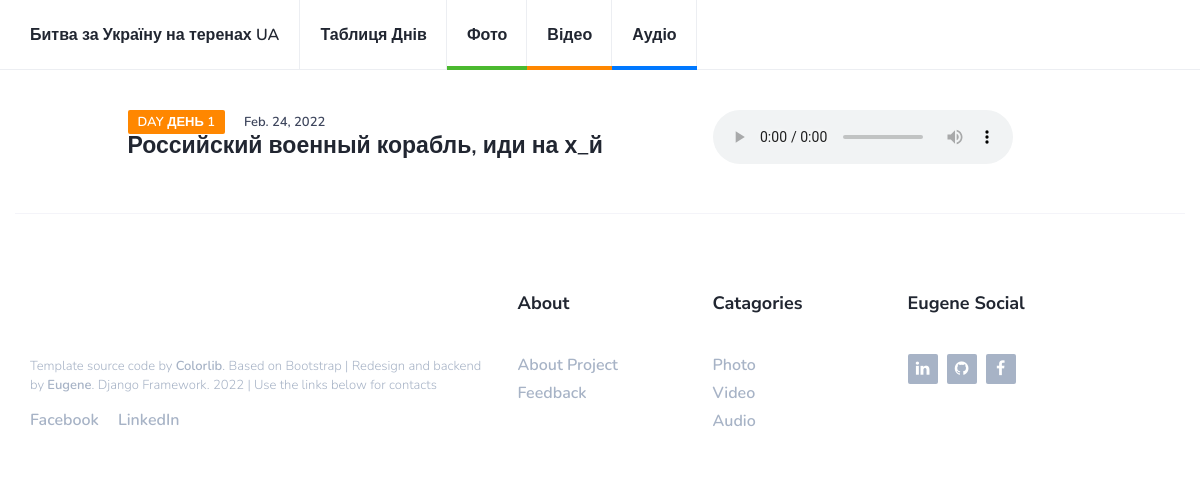
The app's page /audio/ with its own data.
### usersite/models.py (models this page shows, shortened)
class DayAudioModel(models.Model):
    parent = models.ForeignKey(GeneralDayDescriptionModel, db_index=True, on_delete=models.PROTECT)
    description = models.TextField(blank=True)
    media = models.FileField(upload_to='media/audio/%Y/%m/%d')
    parent_event_time = models.ForeignKey(DayEventModel, db_index=True, on_delete=models.PROTECT, blank=True)
    category = models.ForeignKey('ItemCategoryModel', db_index=True, on_delete=models.PROTECT)
    class Meta:
        verbose_name = 'audio'
        verbose_name_plural = 'Audios'

class GeneralDayDescriptionModel(models.Model):
    day_number = models.CharField(max_length=4)
    date = models.DateField(auto_now_add=False)
    day_title = models.CharField(max_length=200)
    daily_image = models.ImageField(upload_to='media/images/')
    def __str__(self):
        return f'День {self.day_number}'
    class Meta:
        verbose_name = 'day'
        verbose_name_plural = 'Days'

### usersite/views.py (the view)
# urls.py: path('audio/', audio, name='audio'),
def audio(request):
    audios = DayAudioModel.objects.all()
    return render(request, 'usersite/audios.html', {'audios': audios})

### usersite/templates/usersite/audios.html (shortened to what this page needs)
{% extends 'usersite/_base.html' %}
{% block content %}
    {% for item in audios %}
        <div class="col-md-6 col-md-offset-1">
            <div class="post-body">
                <div class="post-meta">
                    <a class="post-category cat-2" href="category.html">Day {{ item.parent }}</a>
                    <span class="post-date">{{ item.parent.date }}</span>
                </div>
                <h3 class="post-title"><a href="blog-post.html">{{ item.description }}</a></h3>
            </div>
        </div>
        <div class="col-md-3"><audio src="{{ item.media.url }}" controls width="100%"></audio></div>
    {% endfor %}
{% endblock %}

### usersite/static/css/style.css (style rules this page uses)
body { font-family: 'Nunito', sans-serif; font-size: 16px; font-weight: 300; color: #3d455c; margin: 0; padding: 0; overflow-x: hidden; }
h1, h2, h3, h4, h5, h6 { font-family: 'Nunito Sans', sans-serif; font-weight: 700; color: #212631; margin: 0px 0px 15px; }
h3 { font-size: 23px; }
a { font-weight: 600; color: #212631; text-decoration: none; }
.post-meta .post-category { font-size: 13px; text-transform: uppercase; padding: 3px 10px; font-weight: 600; border-radius: 2px; margin-right: 15px; color: #FFF; background-color: #212631; -webkit-transition: 0.2s opacity; transition: 0.2s opacity; }
.post-meta .post-category.cat-2 { background-color: #ff8700; }
.post-meta .post-date { font-size: 13px; font-weight: 600; }

### records on screen
DayAudioModel: parent "ДЕНЬ 1", parent "Feb. 24, 2022", description "Российский военный корабль, иди на х_й"
